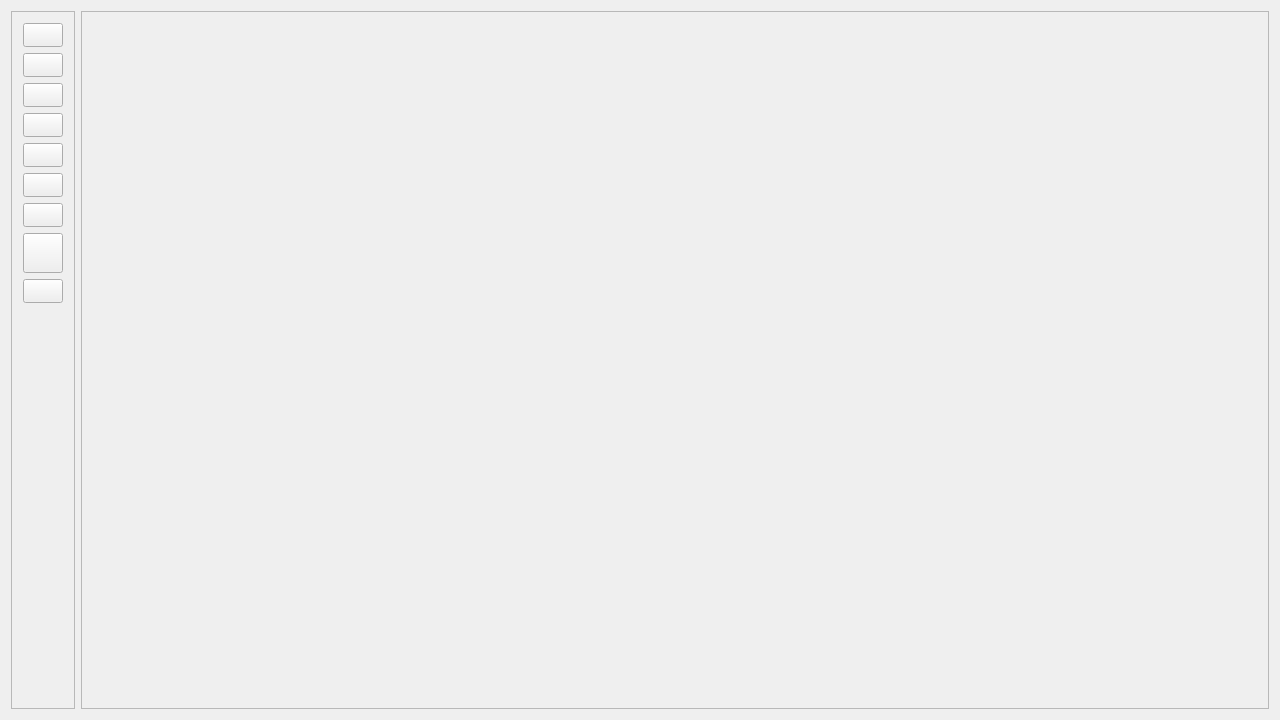
<?xml version="1.0" encoding="UTF-8"?>
<ui version="4.0">
 <class>MainWindow</class>
 <widget class="QMainWindow" name="MainWindow">
  <property name="geometry">
   <rect>
    <x>0</x>
    <y>0</y>
    <width>1280</width>
    <height>720</height>
   </rect>
  </property>
  <property name="sizePolicy">
   <sizepolicy hsizetype="Expanding" vsizetype="Minimum">
    <horstretch>0</horstretch>
    <verstretch>0</verstretch>
   </sizepolicy>
  </property>
  <property name="font">
   <font>
    <family>Malgun Gothic</family>
    <pointsize>8</pointsize>
   </font>
  </property>
  <property name="windowTitle">
   <string>GM-Companion | Beta 3.3</string>
  </property>
  <property name="windowIcon">
   <iconset>
    <normaloff>:/icons/ico/resources/icon256.ico</normaloff>:/icons/ico/resources/icon256.ico</iconset>
  </property>
  <property name="autoFillBackground">
   <bool>false</bool>
  </property>
  <property name="styleSheet">
   <string notr="true"/>
  </property>
  <property name="tabShape">
   <enum>QTabWidget::Triangular</enum>
  </property>
  <widget class="QWidget" name="centralWidget">
   <property name="sizePolicy">
    <sizepolicy hsizetype="Expanding" vsizetype="Expanding">
     <horstretch>0</horstretch>
     <verstretch>0</verstretch>
    </sizepolicy>
   </property>
   <layout class="QVBoxLayout" name="verticalLayout">
    <item>
     <layout class="QHBoxLayout" name="horizontalLayout">
      <item>
       <widget class="QFrame" name="frame">
        <property name="sizePolicy">
         <sizepolicy hsizetype="Maximum" vsizetype="Minimum">
          <horstretch>0</horstretch>
          <verstretch>0</verstretch>
         </sizepolicy>
        </property>
        <property name="frameShape">
         <enum>QFrame::StyledPanel</enum>
        </property>
        <property name="frameShadow">
         <enum>QFrame::Raised</enum>
        </property>
        <layout class="QVBoxLayout" name="verticalLayout_2">
         <item>
          <widget class="QPushButton" name="pushButton_audioTool">
           <property name="sizePolicy">
            <sizepolicy hsizetype="Minimum" vsizetype="Minimum">
             <horstretch>0</horstretch>
             <verstretch>0</verstretch>
            </sizepolicy>
           </property>
           <property name="toolTip">
            <string>Audio Tool</string>
           </property>
           <property name="text">
            <string/>
           </property>
           <property name="icon">
            <iconset resource="resources.qrc">
             <normaloff>:/resources/mediaIcons/radio.png</normaloff>:/resources/mediaIcons/radio.png</iconset>
           </property>
           <property name="iconSize">
            <size>
             <width>50</width>
             <height>50</height>
            </size>
           </property>
           <property name="autoRepeatDelay">
            <number>300</number>
           </property>
           <property name="autoDefault">
            <bool>false</bool>
           </property>
           <property name="default">
            <bool>false</bool>
           </property>
           <property name="flat">
            <bool>false</bool>
           </property>
          </widget>
         </item>
         <item>
          <widget class="QPushButton" name="pushButton_mapTool">
           <property name="sizePolicy">
            <sizepolicy hsizetype="Minimum" vsizetype="Minimum">
             <horstretch>0</horstretch>
             <verstretch>0</verstretch>
            </sizepolicy>
           </property>
           <property name="toolTip">
            <string>Map Tool</string>
           </property>
           <property name="text">
            <string/>
           </property>
           <property name="icon">
            <iconset resource="resources.qrc">
             <normaloff>:/resources/mediaIcons/map.png</normaloff>:/resources/mediaIcons/map.png</iconset>
           </property>
           <property name="iconSize">
            <size>
             <width>50</width>
             <height>50</height>
            </size>
           </property>
          </widget>
         </item>
         <item>
          <widget class="QPushButton" name="pushButton_diceTool">
           <property name="sizePolicy">
            <sizepolicy hsizetype="Minimum" vsizetype="Minimum">
             <horstretch>0</horstretch>
             <verstretch>0</verstretch>
            </sizepolicy>
           </property>
           <property name="toolTip">
            <string>Dice Tool</string>
           </property>
           <property name="text">
            <string/>
           </property>
           <property name="icon">
            <iconset resource="resources.qrc">
             <normaloff>:/resources/mediaIcons/die.png</normaloff>:/resources/mediaIcons/die.png</iconset>
           </property>
           <property name="iconSize">
            <size>
             <width>50</width>
             <height>50</height>
            </size>
           </property>
          </widget>
         </item>
         <item>
          <widget class="QPushButton" name="pushButton_characters">
           <property name="sizePolicy">
            <sizepolicy hsizetype="Minimum" vsizetype="Minimum">
             <horstretch>0</horstretch>
             <verstretch>0</verstretch>
            </sizepolicy>
           </property>
           <property name="toolTip">
            <string>Characters</string>
           </property>
           <property name="text">
            <string/>
           </property>
           <property name="icon">
            <iconset resource="resources.qrc">
             <normaloff>:/resources/mediaIcons/characters.png</normaloff>:/resources/mediaIcons/characters.png</iconset>
           </property>
           <property name="iconSize">
            <size>
             <width>50</width>
             <height>50</height>
            </size>
           </property>
          </widget>
         </item>
         <item>
          <widget class="QPushButton" name="pushButton_generators">
           <property name="sizePolicy">
            <sizepolicy hsizetype="Minimum" vsizetype="Minimum">
             <horstretch>0</horstretch>
             <verstretch>0</verstretch>
            </sizepolicy>
           </property>
           <property name="toolTip">
            <string>Generators</string>
           </property>
           <property name="text">
            <string/>
           </property>
           <property name="icon">
            <iconset resource="resources.qrc">
             <normaloff>:/resources/mediaIcons/generator.png</normaloff>:/resources/mediaIcons/generator.png</iconset>
           </property>
           <property name="iconSize">
            <size>
             <width>50</width>
             <height>50</height>
            </size>
           </property>
          </widget>
         </item>
         <item>
          <widget class="QPushButton" name="pushButton_notes">
           <property name="sizePolicy">
            <sizepolicy hsizetype="Minimum" vsizetype="Minimum">
             <horstretch>0</horstretch>
             <verstretch>0</verstretch>
            </sizepolicy>
           </property>
           <property name="toolTip">
            <string>Notes</string>
           </property>
           <property name="text">
            <string/>
           </property>
           <property name="icon">
            <iconset resource="resources.qrc">
             <normaloff>:/resources/mediaIcons/notes.png</normaloff>:/resources/mediaIcons/notes.png</iconset>
           </property>
           <property name="iconSize">
            <size>
             <width>50</width>
             <height>50</height>
            </size>
           </property>
          </widget>
         </item>
         <item>
          <widget class="QPushButton" name="pushButton_unitConverter">
           <property name="sizePolicy">
            <sizepolicy hsizetype="Minimum" vsizetype="Minimum">
             <horstretch>0</horstretch>
             <verstretch>0</verstretch>
            </sizepolicy>
           </property>
           <property name="toolTip">
            <string>Unit Converter</string>
           </property>
           <property name="text">
            <string/>
           </property>
           <property name="icon">
            <iconset resource="resources.qrc">
             <normaloff>:/resources/mediaIcons/converter.png</normaloff>:/resources/mediaIcons/converter.png</iconset>
           </property>
           <property name="iconSize">
            <size>
             <width>50</width>
             <height>50</height>
            </size>
           </property>
          </widget>
         </item>
         <item>
          <widget class="QPushButton" name="pushButton_addons">
           <property name="sizePolicy">
            <sizepolicy hsizetype="Minimum" vsizetype="Minimum">
             <horstretch>0</horstretch>
             <verstretch>0</verstretch>
            </sizepolicy>
           </property>
           <property name="minimumSize">
            <size>
             <width>40</width>
             <height>40</height>
            </size>
           </property>
           <property name="toolTip">
            <string>Addons</string>
           </property>
           <property name="text">
            <string/>
           </property>
           <property name="icon">
            <iconset resource="resources.qrc">
             <normaloff>:/resources/mediaIcons/stop.png</normaloff>:/resources/mediaIcons/stop.png</iconset>
           </property>
           <property name="iconSize">
            <size>
             <width>50</width>
             <height>50</height>
            </size>
           </property>
          </widget>
         </item>
         <item>
          <widget class="QPushButton" name="pushButton_settings">
           <property name="sizePolicy">
            <sizepolicy hsizetype="Minimum" vsizetype="Minimum">
             <horstretch>0</horstretch>
             <verstretch>0</verstretch>
            </sizepolicy>
           </property>
           <property name="toolTip">
            <string>Settings</string>
           </property>
           <property name="text">
            <string/>
           </property>
           <property name="icon">
            <iconset resource="resources.qrc">
             <normaloff>:/resources/mediaIcons/settings.png</normaloff>:/resources/mediaIcons/settings.png</iconset>
           </property>
           <property name="iconSize">
            <size>
             <width>50</width>
             <height>50</height>
            </size>
           </property>
          </widget>
         </item>
         <item>
          <spacer name="verticalSpacer_10">
           <property name="orientation">
            <enum>Qt::Vertical</enum>
           </property>
           <property name="sizeHint" stdset="0">
            <size>
             <width>20</width>
             <height>0</height>
            </size>
           </property>
          </spacer>
         </item>
        </layout>
       </widget>
      </item>
      <item>
       <widget class="QStackedWidget" name="stackedWidget">
        <property name="frameShape">
         <enum>QFrame::StyledPanel</enum>
        </property>
        <property name="frameShadow">
         <enum>QFrame::Raised</enum>
        </property>
        <property name="lineWidth">
         <number>1</number>
        </property>
       </widget>
      </item>
     </layout>
    </item>
   </layout>
  </widget>
  <action name="actionDice">
   <property name="text">
    <string>Dice</string>
   </property>
   <property name="font">
    <font/>
   </property>
  </action>
  <action name="actionDatabase">
   <property name="enabled">
    <bool>false</bool>
   </property>
   <property name="text">
    <string>Database</string>
   </property>
   <property name="visible">
    <bool>false</bool>
   </property>
  </action>
  <action name="actionSet_Music_Folder">
   <property name="checkable">
    <bool>false</bool>
   </property>
   <property name="checked">
    <bool>false</bool>
   </property>
   <property name="text">
    <string>Music</string>
   </property>
  </action>
  <action name="actionSet_Sound_Folder">
   <property name="text">
    <string>Sound</string>
   </property>
  </action>
  <action name="actionSet_Maps_Folder">
   <property name="text">
    <string>Maps</string>
   </property>
  </action>
  <action name="actionSet_Resources_Folder">
   <property name="text">
    <string>Resources</string>
   </property>
  </action>
  <action name="actionMusic_Player">
   <property name="text">
    <string>Music Player</string>
   </property>
  </action>
  <action name="actionSound_Player">
   <property name="text">
    <string>Sound Player</string>
   </property>
  </action>
  <action name="actionMap_Viewer">
   <property name="text">
    <string>Map Viewer</string>
   </property>
  </action>
  <action name="actionSet_Database_Path">
   <property name="text">
    <string>Set Database Path</string>
   </property>
   <property name="visible">
    <bool>false</bool>
   </property>
  </action>
  <action name="actionOpen_Wiki">
   <property name="text">
    <string>Open Wiki</string>
   </property>
  </action>
  <action name="actionCheck_for_Updates">
   <property name="text">
    <string>Check for Updates</string>
   </property>
  </action>
  <action name="actionReport_a_Bug">
   <property name="text">
    <string>Report a Bug</string>
   </property>
  </action>
  <action name="actionI_want_to_use_an_older_Version">
   <property name="text">
    <string>I want to use an older version!</string>
   </property>
  </action>
  <action name="actionInternet_Radio">
   <property name="text">
    <string>Webradio</string>
   </property>
  </action>
  <action name="actionCheck_for_Updates_on_Program_Start">
   <property name="checkable">
    <bool>true</bool>
   </property>
   <property name="text">
    <string>Check for Updates on Program Start</string>
   </property>
   <property name="autoRepeat">
    <bool>true</bool>
   </property>
  </action>
  <action name="actionName_Generator">
   <property name="text">
    <string>Name Generator</string>
   </property>
  </action>
  <action name="actionCharacters">
   <property name="text">
    <string>Characters</string>
   </property>
  </action>
  <action name="actionSet_Characters_Folder">
   <property name="text">
    <string>Characters</string>
   </property>
  </action>
  <action name="actionOptions">
   <property name="text">
    <string>Options...</string>
   </property>
  </action>
  <action name="actionSet_Notes_Folder">
   <property name="text">
    <string>Notes</string>
   </property>
  </action>
  <action name="actionToggle_Sound_Tool">
   <property name="checkable">
    <bool>false</bool>
   </property>
   <property name="checked">
    <bool>false</bool>
   </property>
   <property name="text">
    <string>Sound</string>
   </property>
  </action>
  <action name="actionToggle_Radio_Tool">
   <property name="checkable">
    <bool>false</bool>
   </property>
   <property name="text">
    <string>Radio</string>
   </property>
  </action>
  <action name="actionToggle_Maps_Tool">
   <property name="checkable">
    <bool>false</bool>
   </property>
   <property name="text">
    <string>Maps</string>
   </property>
  </action>
  <action name="actionToggle_Dice_Tool">
   <property name="checkable">
    <bool>false</bool>
   </property>
   <property name="text">
    <string>Dice</string>
   </property>
  </action>
  <action name="actionToggle_Name_Generator_Tool">
   <property name="checkable">
    <bool>false</bool>
   </property>
   <property name="text">
    <string>Name Generator</string>
   </property>
  </action>
  <action name="actionToggle_Characters_Tool">
   <property name="checkable">
    <bool>false</bool>
   </property>
   <property name="text">
    <string>Characters</string>
   </property>
  </action>
  <action name="actionToggle_Notes_Tool">
   <property name="checkable">
    <bool>false</bool>
   </property>
   <property name="text">
    <string>Notes</string>
   </property>
  </action>
  <action name="actionToggle_Unit_Converter_Tool">
   <property name="checkable">
    <bool>false</bool>
   </property>
   <property name="text">
    <string>Unit Converter</string>
   </property>
  </action>
  <action name="actionAdd_Audio_Tool">
   <property name="checkable">
    <bool>false</bool>
   </property>
   <property name="checked">
    <bool>false</bool>
   </property>
   <property name="text">
    <string>Audio</string>
   </property>
  </action>
  <action name="actionSet_Audio_Projects_Folder">
   <property name="text">
    <string>Audio Projects</string>
   </property>
  </action>
  <action name="actionSet_Radio_Playlists_Folder">
   <property name="text">
    <string>Radio Playlists</string>
   </property>
  </action>
  <action name="actionGenerators">
   <property name="text">
    <string>Generators</string>
   </property>
  </action>
  <action name="actionNotes">
   <property name="text">
    <string>Notes</string>
   </property>
  </action>
  <action name="actionUnit_Converter">
   <property name="text">
    <string>Unit Converter</string>
   </property>
  </action>
  <action name="actionView_on_GitHub">
   <property name="text">
    <string>View on GitHub</string>
   </property>
  </action>
  <action name="actionAbout">
   <property name="text">
    <string>About</string>
   </property>
  </action>
 </widget>
 <layoutdefault spacing="6" margin="11"/>
 <resources>
  <include location="resources.qrc"/>
 </resources>
 <connections/>
</ui>
